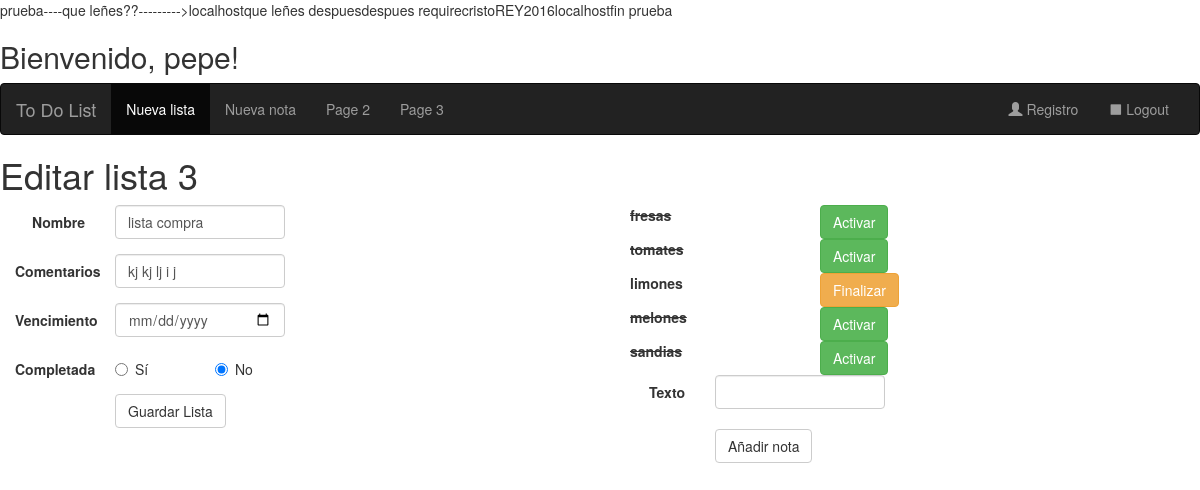
The page /editalista.php?idlista=3 (signed in) on the database its author committed.
### tables this page shows
CREATE TABLE `listas` (
  `id` int(11) NOT NULL,
  `nombre` varchar(256) NOT NULL,
  `comentarios` varchar(256) DEFAULT NULL,
  `fecha` datetime DEFAULT CURRENT_TIMESTAMP,
  `usuario` int(11) NOT NULL,
  `vencimiento` datetime NOT NULL DEFAULT CURRENT_TIMESTAMP,
  `completada` tinyint(1) NOT NULL DEFAULT '0'
);

CREATE TABLE `notas` (
  `id` int(11) NOT NULL,
  `texto` varchar(256) NOT NULL,
  `fecha` datetime DEFAULT CURRENT_TIMESTAMP,
  `lista` int(11) NOT NULL,
  `finalizacion` datetime NOT NULL DEFAULT CURRENT_TIMESTAMP,
  `activa` tinyint(1) NOT NULL DEFAULT '0'
);

### editalista.php (the view, shortened to what this page needs)
<?php require_once("includes/connection.php");
 ?>
<!DOCTYPE html>
<html lang="es">
<head>
		<link rel="stylesheet" href="https://maxcdn.bootstrapcdn.com/bootstrap/3.3.7/css/bootstrap.min.css">
</head>
<body>
	<div id="welcome">
	 <h2>Bienvenido, <span><?php echo $_SESSION['session_usuario'];?>! </span></h2>
 <nav class="navbar navbar-inverse">
  <div class="container-fluid">
    <div class="navbar-header">
      <a class="navbar-brand" href="intropage.php">To Do List</a>
    </div>
    <div class="collapse navbar-collapse" id="myNavbar">
      <ul class="nav navbar-nav">
        <li class="active"><a href="nuevalista.php">Nueva lista</a></li>
        <li><a href="nuevanota.php">Nueva nota</a></li>
        <li><a href="#">Page 2</a></li>
        <li><a href="#">Page 3</a></li>
      </ul>
      <ul class="nav navbar-nav navbar-right">
        <li><a href="completaregistro.php"><span class="glyphicon glyphicon-user"></span> Registro</a></li>
		<li><a href="logout.php"><span class="glyphicon glyphicon-stop"></span> Logout</a></li>
      </ul>
    </div>
  </div>
</nav>
 <h1>Editar lista
	<?php if (!empty($_GET["idlista"]))
			$datosLista="SELECT * FROM listas WHERE id=".$_SESSION['session_idlista'];
			$result = mysql_query($datosLista);
			$row = mysql_fetch_assoc($result);
			echo ' '.$_SESSION['session_idlista'];
	?></h1>
<form class="form-horizontal col-sm-6" name="registerform" id="registerform" action="editalista.php" method="post">
	<div class="form-group">
	 <label class="control-label col-sm-2">Nombre</label>
	 	<div class="col-sm-4">
	 		<input type="text" name="nombre" id="nombre" class="form-control" size="32" value="<?php echo $row['nombre'];?>">
	 	</div>
	</div>
	<div class="form-group">
	 <label class="control-label col-sm-2">Comentarios</label>
	 	<div class="col-sm-4">
	 		<input type="text" name="comentarios" id="comentarios" class="form-control" size="32" value="<?php echo $row['comentarios'];?>">
	 	</div>
	</div>
	<div class="form-group">
			<label class="control-label col-sm-2">Vencimiento</label>
			<div class="col-sm-4">
				 <input type="date" name="vencimiento" id="vencimiento" class="form-control" value="<?php echo $row['vencimiento']; ?>">
	 	 	</div>
	 </div>
	  <div class="form-group">
			<label class="control-label col-sm-2">Completada</label>
			<div class="radio col-sm-2">
				 <label><input type="radio" name="completada" id="completada" <?php if ($row['completada']) echo ' checked value="S">Sí</label>'; else echo ' value="S">Sí</label>';?>
			</div>
			<div class="radio col-sm-2">
				 <label><input type="radio" name="completada" id="completada" <?php if (!$row['completada']) echo ' checked value="N">No</label>'; else echo ' value="N">No</label>';?>
	 	 	</div>
	 </div>
  <div class="form-group">
    		<div class="col-sm-offset-2 col-sm-1">
	 			<input type="submit" name="guardar" id="guardar"class="btn btn-default" value="Guardar Lista" />
	 	 	</div>
	 </div>
</form>
	<?php
			$datosNota="SELECT * FROM notas WHERE lista=".$_SESSION['session_idlista'];
			$result = mysql_query($datosNota);
		if (mysql_num_rows($result) <> 0)
		{
			while($row=mysql_fetch_assoc($result, MYSQL_ASSOC))
			{
				echo '<div class="col-sm-6">';
					echo '<div class="col-sm-4">';
					if ($row['activa']){
							echo '<label name="e'.$row['id'].'" id="e'.$row['id'].'" value="e'.$row['id'].'">'.$row['texto'].'</label>';
					} else {
							echo '<label style="text-decoration: line-through" name="e'.$row['id'].'" id="e'.$row['id'].'" value="e'.$row['id'].'">'.$row['texto'].'</label>';
					}
					echo '</div>';
					echo '<div class="col-sm-2">';
					if ($row['activa']){
						echo '<input id="b'.$row['id'].'" type="button" class="btn btn-warning" href="javascript:;" onclick="FinalizaNota($'."('#".$row['id']."').val(),'#e".$row['id']."');return false;".'" value="Finalizar"/></input>';
					} else {
						echo '<input id="b'.$row['id'].'" type="button" class="btn btn-success" href="javascript:;" onclick="FinalizaNota($'."('#".$row['id']."').val(),'#e".$row['id']."');return false;".'" value="Activar"/></input>';
					}
					echo '</div>';
				echo '</div>';
		 	}
		 }
 			echo '<form class="form-horizontal col-sm-6" name="registerform" id="registerform" action="editalista.php" method="post">';
			echo '<div class="list-group">';
				echo '<div class="form-group">';
					echo '<label class="control-label col-sm-2">Texto</label>';
					echo '<div class="col-sm-4"> ';
						echo '<input type="text" name="texto" id="texto" class="form-control" value="">';
					echo '</div>';
				echo '</div>';
			echo '</div>';
	?>
	  <div class="form-group">
				<div class="col-sm-offset-2 col-sm-1">
					<input type="submit" name="guardarnota" id="guardarnota" class="btn btn-default" value="Añadir nota" />
				</div>
		 </div>
</form>
</body>
</html>

### rows shown on the page
listas: nombre "lista compra", comentarios "kj kj lj i j", completada "☐ Sí", completada "☑ No"
notas: texto "fresas"
notas: texto "tomates"
notas: texto "limones"
notas: texto "melones"
notas: texto "sandias"

### other values the page prints
DB_SERVER "localhost"
DB_PASS "cristoREY2016"
$_SESSION['session_usuario'] "pepe"
$_SESSION['session_idlista'] "3"
